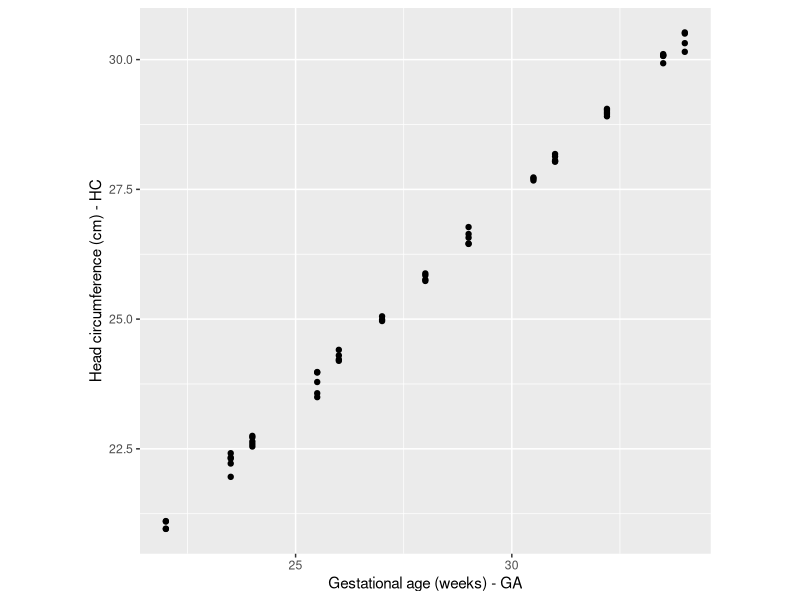
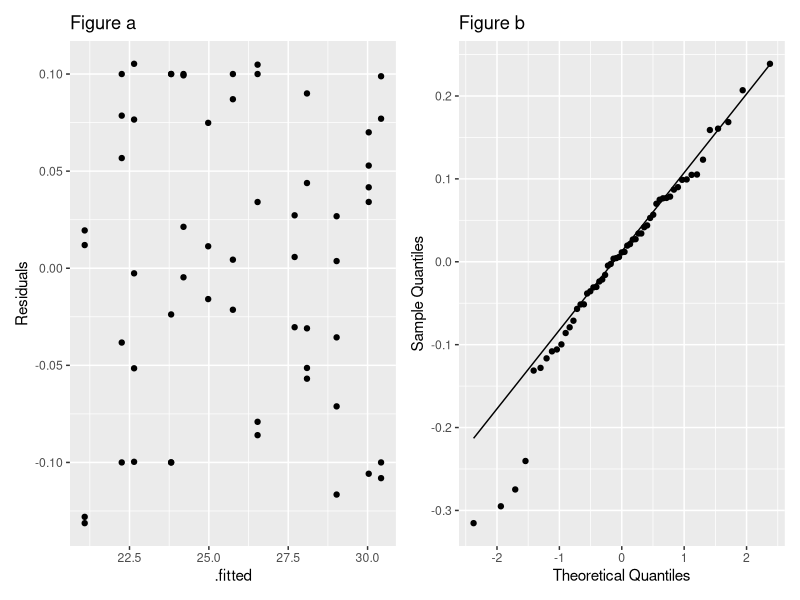
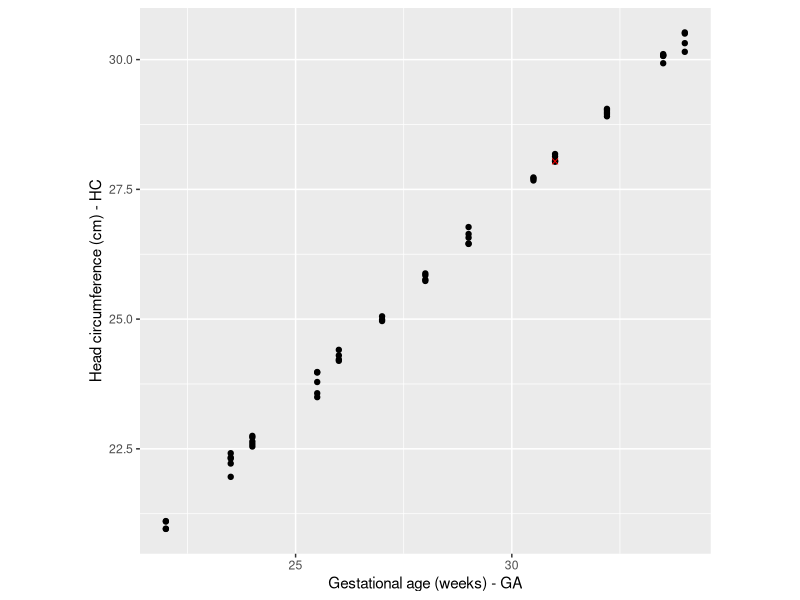

Write R code to recreate these figures, in order.
## ---- chunk 1
knitr::opts_chunk$set(echo = TRUE)
## ---- chunk 2
set.seed(2020)
library(tidyverse)
GA <- c(rep(22, 4), rep(23.5, 5), rep(24, 4), 24, rep(25.5, 5),  rep(26, 4), rep(27, 3), rep(28, 4), rep(29, 5),
        rep(30.5, 3), rep(31, 5), rep(32.2, 5), rep(33.5, 5), rep(34, 4))
HC <- 3.91 + (0.78 * GA) + rnorm(50, sd=0.1)
df1 <- data.frame(GA=GA, HC=HC)
ggplot(df1, aes(x=GA, y=HC)) + geom_point() +
  coord_fixed(ratio=1.2) + xlab("Gestational age (weeks) - GA") + 
  ylab("Head circumference (cm) - HC") 

## ---- chunk 3
model <- lm(HC~GA)
model
## ---- chunk 4
summary(model)
## ---- chunk 5
anova(model)
## ---- chunk 6
library(broom)
fitmodel <- augment(model)
fitmodel$residmodify <- fitmodel$.resid
 fitmodel$residmodify <- ifelse(fitmodel$residmodify >0.11, 0.1, fitmodel$residmodify)
  fitmodel$residmodify <- ifelse(fitmodel$residmodify < -0.22, -0.1, fitmodel$residmodify)
p1 <- qplot(data=fitmodel, y=residmodify, x=.fitted)+ ggtitle("Figure a") + ylab("Residuals")
p2 <- ggplot(fitmodel, 
       aes(sample=.resid))+
  stat_qq() + 
  stat_qq_line() +
  labs(x="Theoretical Quantiles",
       y="Sample Quantiles") + ggtitle("Figure b")
library(patchwork)
p1|p2
## ---- chunk 7
shapiro.test(fitmodel$.resid)
## ---- chunk 8
df2 = df1[42, ]
ggplot(df1, aes(x=GA, y=HC)) + geom_point() +
  coord_fixed(ratio=1.2) + xlab("Gestational age (weeks) - GA") + 
  ylab("Head circumference (cm) - HC") + geom_point(data=df2, aes(x=GA, y=HC), colour="red", shape=4, lwd=5)
